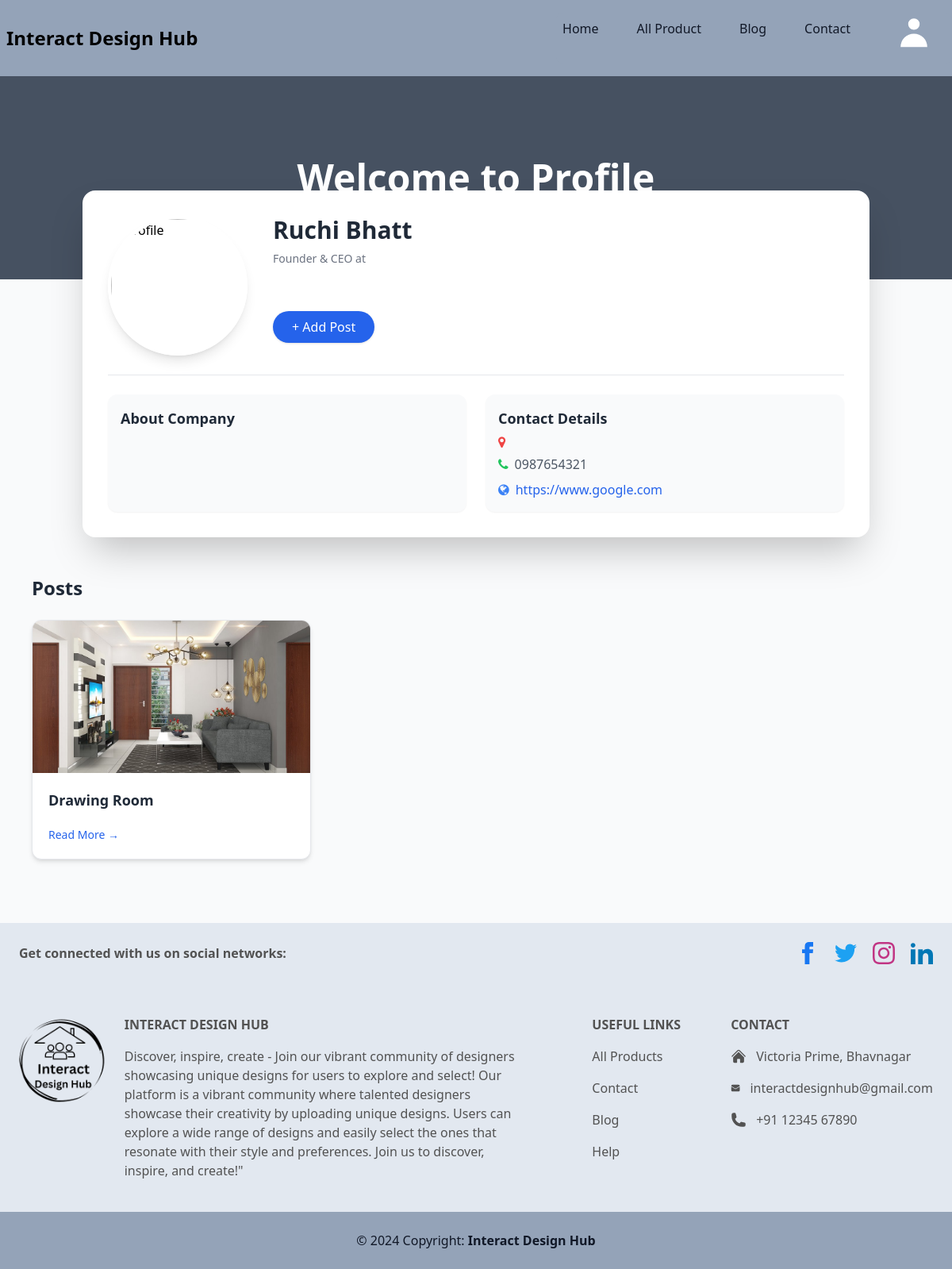
Screenshot of /profile/ (signed in) with the database file from the repository.
### all_product/models.py (models this page shows)
class product(models.Model):
    p_id = models.AutoField(primary_key=True)
    p_name = models.TextField(max_length=50)
    p_image = models.FileField(upload_to="all_product/", max_length=250, null=True, default=None)
    p_keyword = models.TextField(max_length=255)
    height = models.CharField(max_length=20)
    width = models.CharField(max_length=20)
    furniture_highlights = models.TextField(max_length=255)
    wall_features = models.TextField(max_length=255)
    room_highlights = models.TextField(max_length=255)
    lighting = models.TextField(max_length=255)
    storage_features = models.TextField(max_length=255)
    unique_id = models.CharField(max_length=20)

### profile1/views.py (the view)
# urls.py: path('profile/',profile,name="profile"),
def profile(request):
    return profile_page(request)

### profile1/views.py (called while the page is built)
def profile_page(request):
    data = {
        'first_name': request.session.get('first_name'),
        'last_name': request.session.get('last_name'),
        'user_name': request.session.get('user_name'),
        'email': request.session.get('email'),
        'mobile_no': request.session.get('mobile_no'),
        'company_name': request.session.get('company_name'),
        'company_address': request.session.get('company_address'),
        'about_company': request.session.get('about_company'),
        'website_link': request.session.get('website_link'),
        'photo': request.session.get('photo'),
    }
    products_data = product.objects.all()
    context = {
        'data':data,
        'products_data': products_data
    }
    return render(request, "profile.html", context)

### profile1/templates/profile.html (shortened to what this page needs)
{% load static %}
{% include "header.html" %}
<head>
  <link rel="stylesheet" href="{% static 'profile.css' %}">
  <link rel="stylesheet" href="https://cdnjs.cloudflare.com/ajax/libs/font-awesome/4.7.0/css/font-awesome.min.css">
</head>
<body class="bg-gray-50 font-sans">
  <section class="bg-gradient-to-r bg-slate-500 h-64 relative">
    <div class="absolute inset-0 bg-black bg-opacity-30"></div>
    <div class="flex justify-center items-center h-full">
      <h1 class="text-white text-4xl md:text-5xl font-bold z-10">Welcome to Profile</h1>
    </div>
  </section>
  <main class="max-w-5xl mx-auto px-4 -mt-28 relative z-20">
    <div class="bg-white shadow-2xl rounded-2xl p-8">
      <div class="flex flex-col md:flex-row items-center md:items-start gap-8">
        <div class="relative">
          <img class="w-32 h-32 md:w-44 md:h-44 object-cover rounded-full border-4 border-white shadow-lg"
               src="/media/{{request.session.photo}}"
               alt="Profile">
        </div>
        <div class="flex-1 text-center md:text-left">
          <h2 class="text-3xl font-extrabold text-gray-800">
            {{request.session.first_name}} {{ request.session.last_name }}
          </h2>
          <p class="mt-2 text-gray-500 text-sm">Founder & CEO at {{request.session.company_name}}</p>
         <div class="mt-4 flex justify-center md:justify-start gap-3">
            <div class="text-center mt-10">
              <button id="openModal" class="bg-blue-600 hover:bg-blue-700 text-white px-6 py-2 rounded-full shadow">
                  + Add Post
              </button>
            </div>
          </div>
        </div>
      </div>
      <hr class="my-6 border-gray-200">
      <div class="grid md:grid-cols-2 gap-6">
        <div class="p-4 bg-gray-50 rounded-xl shadow-sm">
          <h3 class="font-semibold text-gray-800 text-lg">About Company</h3>
        </div>
        <div class="p-4 bg-gray-50 rounded-xl shadow-sm">
          <h3 class="font-semibold text-gray-800 text-lg">Contact Details</h3>
          <p class="flex items-center gap-2 mt-2 text-gray-600">
            <i class="fa fa-map-marker text-red-500"></i> {{request.session.company_address}}
          </p>
          <p class="flex items-center gap-2 mt-2 text-gray-600">
            <i class="fa fa-phone text-green-500"></i> {{request.session.mobile_no}}
          </p>
          <p class="flex items-center gap-2 mt-2 text-gray-600">
            <i class="fa fa-globe text-blue-500"></i>
            <a href="{{request.session.website_link}}" target="_blank" class="hover:underline text-blue-600">
              {{request.session.website_link}}
            </a>
          </p>
        </div>
      </div>
    </div>
  </main>
  <section class="max-w-6xl mx-auto px-4 mt-12 mb-20">
  <h2 class="text-2xl font-bold text-gray-800 mb-6">Posts</h2>
  <div class="grid grid-cols-1 sm:grid-cols-2 lg:grid-cols-3 gap-8">
    {% for i in products_data %}
    {% if request.session.mobile_no == i.unique_id %}
    <div class="bg-white border border-gray-200 rounded-xl shadow-md hover:shadow-xl transition overflow-hidden">
      <img
        src="/media/{{ i.p_image }}"
        alt="{{ i.p_name }}"
        class="w-full h-48 object-cover"
      >
      <div class="p-5">
        <h3 class="text-lg font-semibold text-gray-800">
          {{ i.p_name }}
        </h3>
        <a
          href="{% url 'product_detail' i.p_id %}"
          class="mt-3 inline-block text-blue-600 hover:text-blue-800 text-sm font-medium"
        >
          Read More →
        </a>
      </div>
    </div>
    {% endif %}
    {% endfor %}
  </div>
</section>
</body>
{% include "footer.html" %}

### profile1/static/profile.css (style rules this page uses)
button { margin-right: 8px; }

### rows the page displays
product: p_image (picture), p_name "Drawing Room"

### other values shown
{{ request.session.first_name }} "Ruchi"
{{ request.session.last_name }} "Bhatt"
{{ request.session.mobile_no }} "0987654321"
{{ request.session.website_link }} "https://www.google.com"
